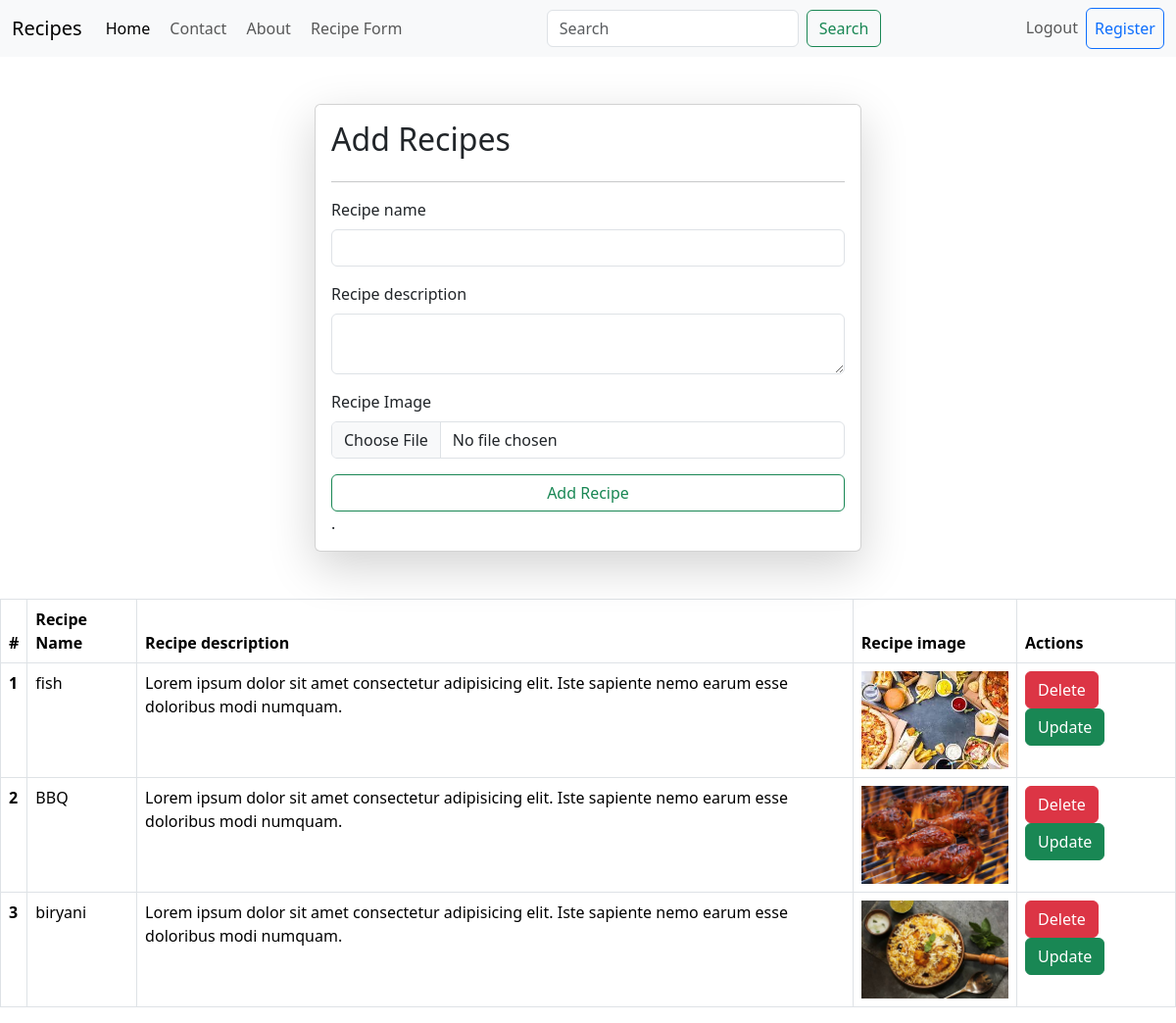
The page /recipies (signed in) on the database its author committed.
### vege/models.py (models this page shows)
class Recipie(models.Model):
    user = models.ForeignKey(User, on_delete=models.SET_NULL, null=True)
    recipie_name = models.CharField(max_length=100)
    recipie_description = models.TextField()
    recipie_image = models.ImageField(upload_to='recipie')
    recipie_view_count = models.IntegerField(default=1)

### vege/views.py (the view, shortened to what this page needs)
# urls.py: path('recipies', recipies, name='recipies'),
@login_required(login_url='/login')
def recipies(request):
    queryset = Recipie.objects.all()
    if request.GET.get('search'):
        queryset = queryset.filter(recipie_name__icontains = request.GET.get('search'))
    context = {'page':'Recipies', 'recipies':queryset}
    return render(request, 'home/recipies.html', context)

### vege/templates/home/recipies.html (shortened to what this page needs)
{% extends "base.html" %}
{% block start %}
<div class="container mt-5">
    <form class="col-6 mx-auto card p-3 shadow-lg" method="post" enctype="multipart/form-data">
        <h2>Add Recipes</h2>
        <hr>
        <div class="mb-3">
          <label for="exampleInputEmail1" class="form-label">Recipe name</label>
          <input name="recipie_name" type="text" class="form-control" required>
        </div>
        <div class="mb-3">
          <label for="exampleInputPassword1" class="form-label">Recipe description</label>
          <textarea name="recipie_description" class="form-control" required></textarea>
        </div>
        <div class="mb-3">
            <label for="exampleInputPassword1" class="form-label">Recipe Image</label>
            <input name="recipie_image" type="file" class="form-control">
        </div>
        <button type="submit" class="btn btn-outline-success">Add Recipe</button>.
      </form>
</div>
<br>
<br>
<table class="table table-bordered">
  <thead>
    <tr>
      <th scope="col">#</th>
      <th scope="col">Recipe Name</th>
      <th scope="col">Recipe description</th>
      <th scope="col">Recipe image</th>
      <th scope="col">Actions</th>
    </tr>
  </thead>
  <tbody>
    {% for r in recipies %}
    <tr>
      <th scope="row">{{forloop.counter}}</th>
      <td>{{r.recipie_name}}</td>
      <td>{{r.recipie_description}}</td>
      <td><img src="media/{{r.recipie_image}}" alt="{{r.recipie_name}}" style="height: 100px;"></td>
      <td>
        <a class="btn btn-danger" href="delete-recipie/{{r.id}}">Delete</a>
        <a class="btn btn-success" href="update-recipie/{{r.id}}">Update</a>
      </td>
    </tr>
    {% endfor %}
  </tbody>
</table>
{% endblock %}

### vege/templates/base.html (shortened to what this page needs)
<!DOCTYPE html>
<html lang="en">
<head>
  <link href="https://cdn.jsdelivr.net/npm/bootstrap@5.3.2/dist/css/bootstrap.min.css" rel="stylesheet">
  <link href="https://getbootstrap.com/docs/5.3/assets/css/docs.css" rel="stylesheet">
</head>
<body>
  <nav class="navbar navbar-expand-lg bg-body-tertiary">
    <div class="container-fluid justify-content">
      <a class="navbar-brand" href="/recipies">Recipes</a>
      <div class="collapse navbar-collapse" id="navbarNav">
        <ul class="navbar-nav">
          <li class="nav-item">
            <a class="nav-link active" aria-current="page" href="/">Home</a>
          </li>
          <li class="nav-item">
            <a class="nav-link" href="/contact">Contact</a>
          </li>
          <li class="nav-item">
            <a class="nav-link" href="/about">About</a>
          </li>
          <li class="nav-item">
            <a class="nav-link" href="/recipies">Recipe Form</a>
          </li>
        </ul>
        <form class="d-flex ms-md-auto" role="search">
          <input name="search" class="form-control me-2" type="search" placeholder="Search" aria-label="Search">
          <button class="btn btn-outline-success" type="submit">Search</button>
        </form>
          <ul class="navbar-nav flex-row flex-wrap ms-md-auto">
            {% if request.user.is_authenticated %}
              <li class="nav-item col-6 col-lg-auto">
                <a class="nav-link py-2 px-0 px-lg-2" href="/logout"  rel="noopener">Logout</a>
              </li>
            {% else %}
              <li class="nav-item col-6 col-lg-auto">
                <a class="nav-link py-2 px-0 px-lg-2" href="/login" rel="noopener">Login</a>
              </li>
            {% endif %}
            <li class="nav-item col-6 col-lg-auto">
              <a class="btn btn-outline-primary py-2 px-0 px-lg-2" href="/register" target="_blank" rel="noopener">Register</a>
            </li>
          </ul>
      </div>
    </div>
  </nav>
  {% block start %}
  {% endblock %}
</body>

### rows shown on the page
Recipie: recipie_name "fish", recipie_description "Lorem ipsum dolor sit amet consectetur adipisicing elit. Iste sapiente nemo earum esse doloribus modi numquam.", recipie_image (picture)
Recipie: recipie_name "BBQ", recipie_description "Lorem ipsum dolor sit amet consectetur adipisicing elit. Iste sapiente nemo earum esse doloribus modi numquam.", recipie_image (picture)
Recipie: recipie_name "biryani", recipie_description "Lorem ipsum dolor sit amet consectetur adipisicing elit. Iste sapiente nemo earum esse doloribus modi numquam.", recipie_image (picture)
